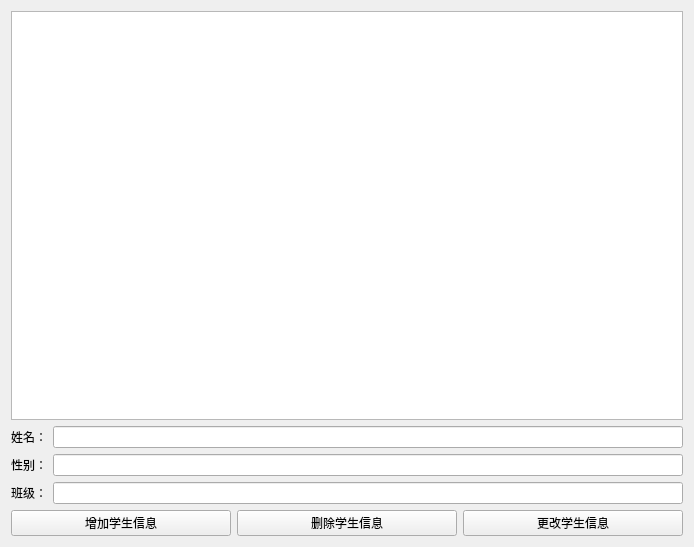
<?xml version="1.0" encoding="UTF-8"?>
<ui version="4.0">
 <class>TableClass</class>
 <widget class="QWidget" name="TableClass">
  <property name="geometry">
   <rect>
    <x>0</x>
    <y>0</y>
    <width>694</width>
    <height>547</height>
   </rect>
  </property>
  <property name="windowTitle">
   <string>Table</string>
  </property>
  <layout class="QVBoxLayout" name="verticalLayout">
   <item>
    <widget class="QTableWidget" name="tableWidget"/>
   </item>
   <item>
    <layout class="QVBoxLayout" name="verticalLayout_2">
     <item>
      <layout class="QHBoxLayout" name="horizontalLayout_2">
       <item>
        <widget class="QLabel" name="label">
         <property name="text">
          <string>姓名：</string>
         </property>
        </widget>
       </item>
       <item>
        <widget class="QLineEdit" name="lineEdit"/>
       </item>
      </layout>
     </item>
     <item>
      <layout class="QHBoxLayout" name="horizontalLayout_3">
       <item>
        <widget class="QLabel" name="label_2">
         <property name="text">
          <string>性别：</string>
         </property>
        </widget>
       </item>
       <item>
        <widget class="QLineEdit" name="lineEdit_2"/>
       </item>
      </layout>
     </item>
     <item>
      <layout class="QHBoxLayout" name="horizontalLayout_4">
       <item>
        <widget class="QLabel" name="label_3">
         <property name="text">
          <string>班级：</string>
         </property>
        </widget>
       </item>
       <item>
        <widget class="QLineEdit" name="lineEdit_3"/>
       </item>
      </layout>
     </item>
    </layout>
   </item>
   <item>
    <layout class="QHBoxLayout" name="horizontalLayout">
     <item>
      <widget class="QPushButton" name="pushButton">
       <property name="text">
        <string>增加学生信息</string>
       </property>
      </widget>
     </item>
     <item>
      <widget class="QPushButton" name="pushButton_2">
       <property name="text">
        <string>删除学生信息</string>
       </property>
      </widget>
     </item>
     <item>
      <widget class="QPushButton" name="pushButton_3">
       <property name="text">
        <string>更改学生信息</string>
       </property>
      </widget>
     </item>
    </layout>
   </item>
  </layout>
 </widget>
 <layoutdefault spacing="6" margin="11"/>
 <resources>
  <include location="table.qrc"/>
 </resources>
 <connections/>
</ui>
